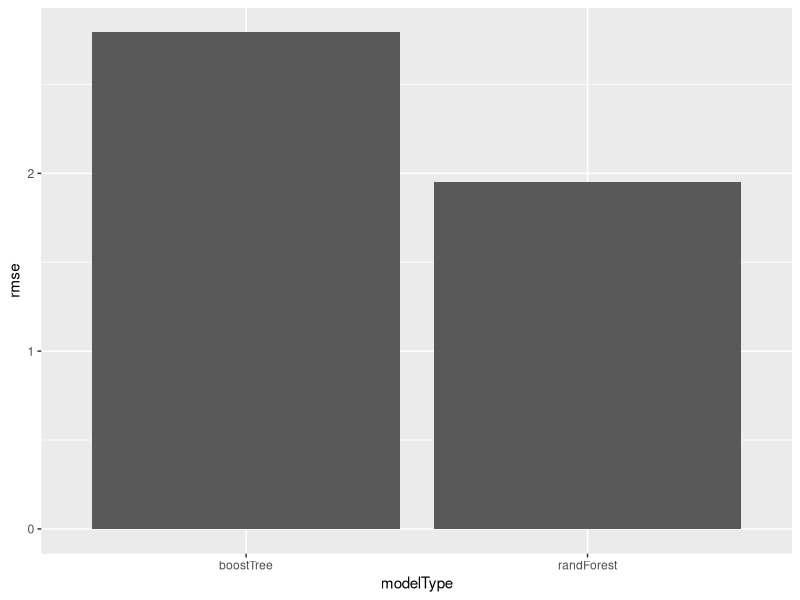
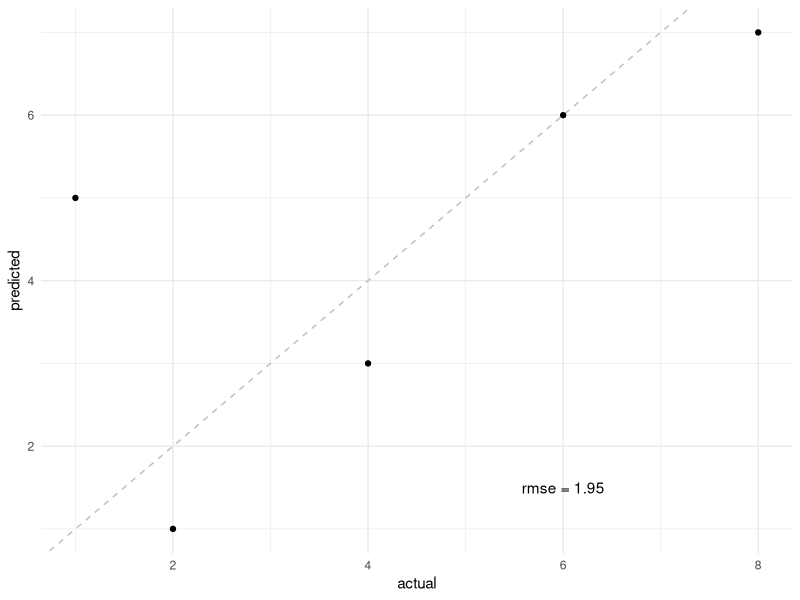

R code for these plots, in order:
## Creating a data frame
zooData <- data.frame(animals = c("lion", "tiger", "bear"), 
                     age = c(10, 2, 7))

predicted <- c(1, 3, 5, 7, 6)
actual <- c(2, 4, 1, 8, 6)

library(Metrics)
errors <- data.frame(mae = mae(actual, predicted), 
                     rmse = rmse(actual, predicted), 
                     modelType = "randForest")


predicted2 <- c(5, 6, 5, 9, 3)
errors <- rbind(errors, 
                data.frame(mae = mae(actual, predicted2), 
                           rmse = rmse(actual, predicted2), 
                           modelType = "boostTree"))


# make a data frame all at once
errors <- data.frame(mae = c(mae(actual, predicted), mae(actual, predicted2)),
                     rmse = c(rmse(actual, predicted), rmse(actual, predicted2)), 
                     modelType = c("randForest", "boostTree"))


## make a plot of errors
library(ggplot2)
ggplot(errors, aes(x = modelType, y = rmse)) + 
  geom_bar(stat = "summary", fun = "mean")


values <- data.frame(actual = actual, 
           predicted = predicted, 
           predicted2 = predicted2)

ggplot(values, aes(x = actual, y = predicted)) + 
  geom_abline(lty = "dashed", color = "grey") +
  geom_point() +
  theme_minimal() + 
  annotate(geom = "text", label = paste0("rmse = ", round(rmse(actual, predicted), 2)), 
             x = 6, y = 1.5)
